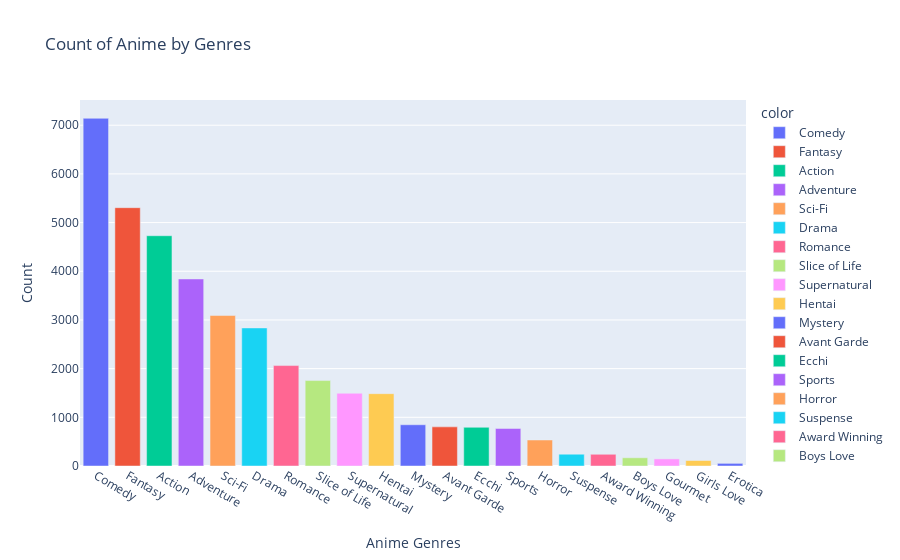

Notebook source saved alongside this figure:
### Code cell
from pyspark.sql.types import ArrayType
genres_counts = df_anime \
    .select('Genres') \
    .filter(~F.col('Genres').contains('UNKNOWN')) \
    .withColumn('Genres', F.split(F.col('Genres'), ', ').cast(ArrayType(StringType()))) \
    .select(F.explode(F.col('Genres')).alias('Genres')) \
    .groupBy('Genres').count() \
    .orderBy('count', ascending=False)

genres = genres_counts.select(F.collect_list('Genres')).first()[0]
count_by_genres = genres_counts.select(F.collect_list('count')).first()[0]

# Create a bar chart
fig = px.bar(x=genres, y=count_by_genres, color=genres, labels={'x':'Anime Genres', 'y':'Count'}, 
             title='Count of Anime by Genres')

fig.show()

### Figure 1 — Plotly figure (JSON) as saved in the notebook; plotly's stock layout.template omitted (floating-point values rounded to 4 significant figures)
{"data": [{"alignmentgroup": "True", "hovertemplate": "color=Comedy<br>Anime Genres=%{x}<br>Count=%{y}<extra></extra>", "legendgroup": "Comedy", "marker": {"color": "#636efa", "pattern": {"shape": ""}}, "name": "Comedy", "offsetgroup": "Comedy", "orientation": "v", "showlegend": true, "textposition": "auto", "type": "bar", "x": ["Comedy"], "xaxis": "x", "y": [7142], "yaxis": "y"}, {"alignmentgroup": "True", "hovertemplate": "color=Fantasy<br>Anime Genres=%{x}<br>Count=%{y}<extra></extra>", "legendgroup": "Fantasy", "marker": {"color": "#EF553B", "pattern": {"shape": ""}}, "name": "Fantasy", "offsetgroup": "Fantasy", "orientation": "v", "showlegend": true, "textposition": "auto", "type": "bar", "x": ["Fantasy"], "xaxis": "x", "y": [5306], "yaxis": "y"}, {"alignmentgroup": "True", "hovertemplate": "color=Action<br>Anime Genres=%{x}<br>Count=%{y}<extra></extra>", "legendgroup": "Action", "marker": {"color": "#00cc96", "pattern": {"shape": ""}}, "name": "Action", "offsetgroup": "Action", "orientation": "v", "showlegend": true, "textposition": "auto", "type": "bar", "x": ["Action"], "xaxis": "x", "y": [4730], "yaxis": "y"}, {"alignmentgroup": "True", "hovertemplate": "color=Adventure<br>Anime Genres=%{x}<br>Count=%{y}<extra></extra>", "legendgroup": "Adventure", "marker": {"color": "#ab63fa", "pattern": {"shape": ""}}, "name": "Adventure", "offsetgroup": "Adventure", "orientation": "v", "showlegend": true, "textposition": "auto", "type": "bar", "x": ["Adventure"], "xaxis": "x", "y": [3842], "yaxis": "y"}, {"alignmentgroup": "True", "hovertemplate": "color=Sci-Fi<br>Anime Genres=%{x}<br>Count=%{y}<extra></extra>", "legendgroup": "Sci-Fi", "marker": {"color": "#FFA15A", "pattern": {"shape": ""}}, "name": "Sci-Fi", "offsetgroup": "Sci-Fi", "orientation": "v", "showlegend": true, "textposition": "auto", "type": "bar", "x": ["Sci-Fi"], "xaxis": "x", "y": [3091], "yaxis": "y"}, {"alignmentgroup": "True", "hovertemplate": "color=Drama<br>Anime Genres=%{x}<br>Count=%{y}<extra></extra>", "legendgroup": "Drama", "marker": {"color": "#19d3f3", "pattern": {"shape": ""}}, "name": "Drama", "offsetgroup": "Drama", "orientation": "v", "showlegend": true, "textposition": "auto", "type": "bar", "x": ["Drama"], "xaxis": "x", "y": [2836], "yaxis": "y"}, {"alignmentgroup": "True", "hovertemplate": "color=Romance<br>Anime Genres=%{x}<br>Count=%{y}<extra></extra>", "legendgroup": "Romance", "marker": {"color": "#FF6692", "pattern": {"shape": ""}}, "name": "Romance", "offsetgroup": "Romance", "orientation": "v", "showlegend": true, "textposition": "auto", "type": "bar", "x": ["Romance"], "xaxis": "x", "y": [2063], "yaxis": "y"}, {"alignmentgroup": "True", "hovertemplate": "color=Slice of Life<br>Anime Genres=%{x}<br>Count=%{y}<extra></extra>", "legendgroup": "Slice of Life", "marker": {"color": "#B6E880", "pattern": {"shape": ""}}, "name": "Slice of Life", "offsetgroup": "Slice of Life", "orientation": "v", "showlegend": true, "textposition": "auto", "type": "bar", "x": ["Slice of Life"], "xaxis": "x", "y": [1755], "yaxis": "y"}, {"alignmentgroup": "True", "hovertemplate": "color=Supernatural<br>Anime Genres=%{x}<br>Count=%{y}<extra></extra>", "legendgroup": "Supernatural", "marker": {"color": "#FF97FF", "pattern": {"shape": ""}}, "name": "Supernatural", "offsetgroup": "Supernatural", "orientation": "v", "showlegend": true, "textposition": "auto", "type": "bar", "x": ["Supernatural"], "xaxis": "x", "y": [1494], "yaxis": "y"}, {"alignmentgroup": "True", "hovertemplate": "color=Hentai<br>Anime Genres=%{x}<br>Count=%{y}<extra></extra>", "legendgroup": "Hentai", "marker": {"color": "#FECB52", "pattern": {"shape": ""}}, "name": "Hentai", "offsetgroup": "Hentai", "orientation": "v", "showlegend": true, "textposition": "auto", "type": "bar", "x": ["Hentai"], "xaxis": "x", "y": [1486], "yaxis": "y"}, {"alignmentgroup": "True", "hovertemplate": "color=Mystery<br>Anime Genres=%{x}<br>Count=%{y}<extra></extra>", "legendgroup": "Mystery", "marker": {"color": "#636efa", "pattern": {"shape": ""}}, "name": "Mystery", "offsetgroup": "Mystery", "orientation": "v", "showlegend": true, "textposition": "auto", "type": "bar", "x": ["Mystery"], "xaxis": "x", "y": [847], "yaxis": "y"}, {"alignmentgroup": "True", "hovertemplate": "color=Avant Garde<br>Anime Genres=%{x}<br>Count=%{y}<extra></extra>", "legendgroup": "Avant Garde", "marker": {"color": "#EF553B", "pattern": {"shape": ""}}, "name": "Avant Garde", "offsetgroup": "Avant Garde", "orientation": "v", "showlegend": true, "textposition": "auto", "type": "bar", "x": ["Avant Garde"], "xaxis": "x", "y": [804], "yaxis": "y"}, {"alignmentgroup": "True", "hovertemplate": "color=Ecchi<br>Anime Genres=%{x}<br>Count=%{y}<extra></extra>", "legendgroup": "Ecchi", "marker": {"color": "#00cc96", "pattern": {"shape": ""}}, "name": "Ecchi", "offsetgroup": "Ecchi", "orientation": "v", "showlegend": true, "textposition": "auto", "type": "bar", "x": ["Ecchi"], "xaxis": "x", "y": [795], "yaxis": "y"}, {"alignmentgroup": "True", "hovertemplate": "color=Sports<br>Anime Genres=%{x}<br>Count=%{y}<extra></extra>", "legendgroup": "Sports", "marker": {"color": "#ab63fa", "pattern": {"shape": ""}}, "name": "Sports", "offsetgroup": "Sports", "orientation": "v", "showlegend": true, "textposition": "auto", "type": "bar", "x": ["Sports"], "xaxis": "x", "y": [771], "yaxis": "y"}, {"alignmentgroup": "True", "hovertemplate": "color=Horror<br>Anime Genres=%{x}<br>Count=%{y}<extra></extra>", "legendgroup": "Horror", "marker": {"color": "#FFA15A", "pattern": {"shape": ""}}, "name": "Horror", "offsetgroup": "Horror", "orientation": "v", "showlegend": true, "textposition": "auto", "type": "bar", "x": ["Horror"], "xaxis": "x", "y": [534], "yaxis": "y"}, {"alignmentgroup": "True", "hovertemplate": "color=Suspense<br>Anime Genres=%{x}<br>Count=%{y}<extra></extra>", "legendgroup": "Suspense", "marker": {"color": "#19d3f3", "pattern": {"shape": ""}}, "name": "Suspense", "offsetgroup": "Suspense", "orientation": "v", "showlegend": true, "textposition": "auto", "type": "bar", "x": ["Suspense"], "xaxis": "x", "y": [242], "yaxis": "y"}, {"alignmentgroup": "True", "hovertemplate": "color=Award Winning<br>Anime Genres=%{x}<br>Count=%{y}<extra></extra>", "legendgroup": "Award Winning", "marker": {"color": "#FF6692", "pattern": {"shape": ""}}, "name": "Award Winning", "offsetgroup": "Award Winning", "orientation": "v", "showlegend": true, "textposition": "auto", "type": "bar", "x": ["Award Winning"], "xaxis": "x", "y": [241], "yaxis": "y"}, {"alignmentgroup": "True", "hovertemplate": "color=Boys Love<br>Anime Genres=%{x}<br>Count=%{y}<extra></extra>", "legendgroup": "Boys Love", "marker": {"color": "#B6E880", "pattern": {"shape": ""}}, "name": "Boys Love", "offsetgroup": "Boys Love", "orientation": "v", "showlegend": true, "textposition": "auto", "type": "bar", "x": ["Boys Love"], "xaxis": "x", "y": [169], "yaxis": "y"}, {"alignmentgroup": "True", "hovertemplate": "color=Gourmet<br>Anime Genres=%{x}<br>Count=%{y}<extra></extra>", "legendgroup": "Gourmet", "marker": {"color": "#FF97FF", "pattern": {"shape": ""}}, "name": "Gourmet", "offsetgroup": "Gourmet", "orientation": "v", "showlegend": true, "textposition": "auto", "type": "bar", "x": ["Gourmet"], "xaxis": "x", "y": [146], "yaxis": "y"}, {"alignmentgroup": "True", "hovertemplate": "color=Girls Love<br>Anime Genres=%{x}<br>Count=%{y}<extra></extra>", "legendgroup": "Girls Love", "marker": {"color": "#FECB52", "pattern": {"shape": ""}}, "name": "Girls Love", "offsetgroup": "Girls Love", "orientation": "v", "showlegend": true, "textposition": "auto", "type": "bar", "x": ["Girls Love"], "xaxis": "x", "y": [113], "yaxis": "y"}, {"alignmentgroup": "True", "hovertemplate": "color=Erotica<br>Anime Genres=%{x}<br>Count=%{y}<extra></extra>", "legendgroup": "Erotica", "marker": {"color": "#636efa", "pattern": {"shape": ""}}, "name": "Erotica", "offsetgroup": "Erotica", "orientation": "v", "showlegend": true, "textposition": "auto", "type": "bar", "x": ["Erotica"], "xaxis": "x", "y": [54], "yaxis": "y"}], "layout": {"barmode": "relative", "legend": {"title": {"text": "color"}, "tracegroupgap": 0}, "title": {"text": "Count of Anime by Genres"}, "xaxis": {"anchor": "y", "domain": [0, 1], "title": {"text": "Anime Genres"}}, "yaxis": {"anchor": "x", "domain": [0, 1], "title": {"text": "Count"}}}}
